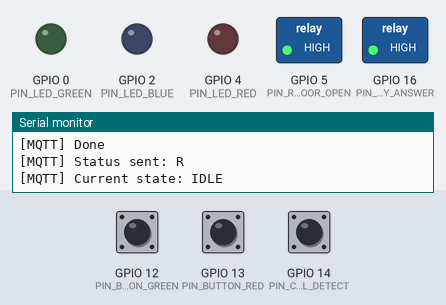
Simulated run of this sketch. Board: ESP8266 (NodeMCU). Parts: switched loads named in the sketch (green lamp = pin HIGH), output pins drawn as LEDs (lit = HIGH), the last lines printed to the serial monitor. Dashed ring = blinking. Inputs (shaded band) come from the test bench; at power-on: GPIO 12 (PIN_BUTTON_GREEN) HIGH, GPIO 14 (PIN_CALL_DETECT) HIGH, GPIO 13 (PIN_BUTTON_RED) HIGH. WiFi joins after 1.5 s; servers stay silent unless stated; storage starts empty; no MQTT or app messages arrive unless stated.

Above: at 3.2 s.
3.3 s: GPIO 12 (PIN_BUTTON_GREEN) pulled LOW for 0.15 s
At 3.38 s:
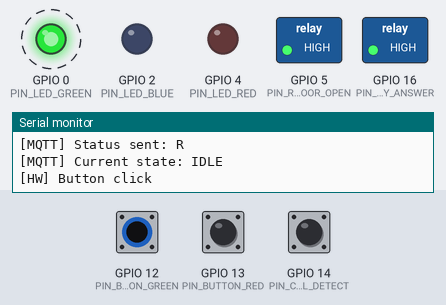
5.2 s: GPIO 14 (PIN_CALL_DETECT) pulled LOW for 0.15 s
At 5.9 s:
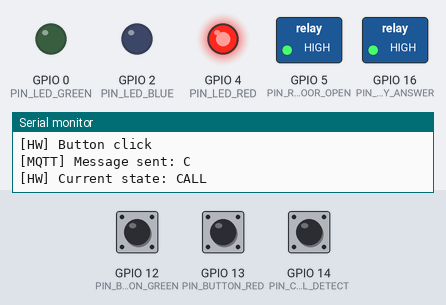
8.3 s: GPIO 13 (PIN_BUTTON_RED) pulled LOW for 0.15 s
At 9.2 s:
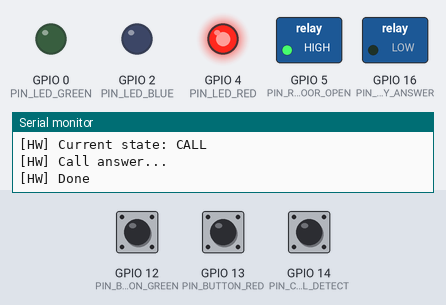
Timing chart, 0 to 11.3 s (numbered marks = the images above; inputs shaded):
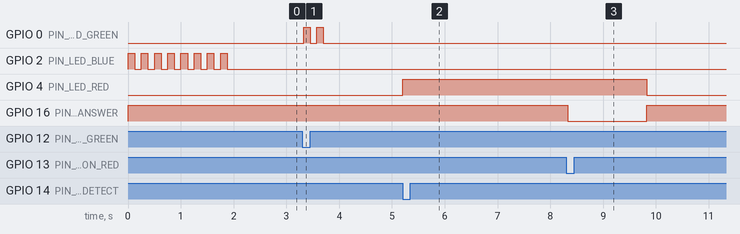

Measured:
- after the input at 3.3 s, GPIO 0 (PIN_LED_GREEN): alternates HIGH for 0.13 s and LOW for 0.13 s, 4 changes in all, then stays LOW, starting at once
- after the input at 5.2 s, GPIO 4 (PIN_LED_RED): LOW → HIGH at once
- after the input at 8.3 s, GPIO 4 (PIN_LED_RED): HIGH → LOW after 1.5 s instead of 0.05 s; GPIO 16 (PIN_RELAY_ANSWER): HIGH → LOW at once, → HIGH 1.5 s later

The sketch:

main.ino
```cpp
#include "inc/include.h"

// Код частично заимствован и переделан
// @see https://github.com/Metori/mqtt_domofon

void setup() {
  hardwareSetup();
  wifiSetup();
  otaSetup();
  mqttSetup();
  webServerSetup();
  domofonSetup();
}

void loop() {
  wifiLoop();
  otaLoop();
  mqttLoop();
  domofonLoop();
}
```

debug.ino
```cpp
#include "inc/include.h"

void DEBUG_LN(const char *text) {
  Serial.println(text);
  webSocket().printfAll("%s\n", text);
}

template<typename... Args>
void DEBUG_F(const char *format, Args... args) {
  Serial.printf(format, args...);
  webSocket().printfAll(format, args...);
}
```

domofon.ino
```cpp
#include "inc/include.h"

EState state = IDLE;
EAction action = NO_ACTION;

Bounce debouncerBtnGreen = Bounce();
Bounce debouncerBtnRed = Bounce();

unsigned long lastCallDetectedTime = 0;

void callAnswer() {
  DEBUG_LN("[HW] Call answer...");
  digitalWrite(PIN_RELAY_DOOR_OPEN, RELAY_OFF);
  digitalWrite(PIN_RELAY_ANSWER, RELAY_ON);
  DEBUG_LN("[HW] Done");
}

void callHangUp() {
  DEBUG_LN("[HW] Hang up...");
  digitalWrite(PIN_RELAY_ANSWER, RELAY_OFF);
  digitalWrite(PIN_RELAY_DOOR_OPEN, RELAY_OFF);
  DEBUG_LN("[HW] Done");
}

void doorOpen() {
  DEBUG_LN("[HW] Door open...");
  digitalWrite(PIN_RELAY_DOOR_OPEN, RELAY_ON);
  delay(RELAY_OPEN_ON_TIME);
  digitalWrite(PIN_RELAY_DOOR_OPEN, RELAY_OFF);
  DEBUG_LN("[HW] Done");
}

void answerAndOpen() {
  callAnswer();
  delay(RELAY_ANSWER_ON_TIME);
  doorOpen();
  delay(RELAY_AFTER_OPEN_ON_TIME);
  callHangUp();
}

void answerAndReject() {
  callAnswer();
  delay(RELAY_ANSWER_ON_TIME);
  callHangUp();
}

void handleIdle(EState oldState) {
  if (oldState != IDLE) {
    mqttSendCommand(MSG_OUT_HANGUP);
    ledOff();
    DEBUG_LN("[HW] Current state: IDLE");
  }

  if (action != NO_ACTION) {
    mqttSendCommand(MSG_OUT_FAIL);
    action = NO_ACTION;
  }

  if (debouncerBtnGreen.fell()) {
    DEBUG_LN("[HW] Button click");
    ledBlink(PIN_LED_GREEN, 2);
  }
}

void handleCall(EState oldState) {
  if (oldState != CALL) {
    action = NO_ACTION;
    mqttSendCommand(MSG_OUT_CALL);
    ledOn(PIN_LED_RED);
    DEBUG_LN("[HW] Current state: CALL");
  }

  if (action == NO_ACTION) {
    if (debouncerBtnRed.fell()) {
      action = REJECT_BY_BUTTON;
    } else if (debouncerBtnGreen.fell()) {
      action = OPEN_BY_BUTTON;
    }
  }

  switch (action) {
    case OPEN_BY_BUTTON:
      answerAndOpen();
      mqttSendCommand(MSG_OUT_OPENED_BY_BUTTON);
      break;

    case REJECT_BY_BUTTON:
      answerAndReject();
      mqttSendCommand(MSG_OUT_REJECTED_BY_BUTTON);
      break;

    case OPEN:
      answerAndOpen();
      mqttSendCommand(MSG_OUT_SUCCESS);
      break;

    case REJECT:
      answerAndReject();
      mqttSendCommand(MSG_OUT_SUCCESS);
      break;

    default:
      break;
  }

  action = NO_ACTION;
}

void setStateIdle() {
  state = IDLE;
}

void setStateCall() {
  state = CALL;
}

void domofonSetup() {
  debouncerBtnGreen.attach(PIN_BUTTON_GREEN);
  debouncerBtnGreen.interval(25);
  debouncerBtnRed.attach(PIN_BUTTON_RED);
  debouncerBtnRed.interval(25);
}

void domofonLoop() {
  debouncerBtnGreen.update();
  debouncerBtnRed.update();

  EState oldState = state;

  if (digitalRead(PIN_CALL_DETECT) == LOW) {
    setStateCall();
    lastCallDetectedTime = millis();
  } else if (millis() - lastCallDetectedTime > CALL_HANGUP_DETECT_DELAY) {
    setStateIdle();
  }

  switch (state) {
    case IDLE:
      handleIdle(oldState);
      break;

    case CALL:
      handleCall(oldState);
      break;
  }
}
```

hardware.ino
```cpp
#include "inc/include.h"

Ticker _defer_restart;

void hardwareSetup() {
  pinMode(PIN_BUTTON_GREEN, INPUT_PULLUP);
  pinMode(PIN_BUTTON_RED, INPUT_PULLUP);
  pinMode(PIN_CALL_DETECT, INPUT_PULLUP);
  pinMode(PIN_LED_RED, OUTPUT);
  pinMode(PIN_LED_GREEN, OUTPUT);
  pinMode(PIN_LED_BLUE, OUTPUT);
  pinMode(PIN_RELAY_ANSWER, OUTPUT);
  pinMode(PIN_RELAY_DOOR_OPEN, OUTPUT);

  digitalWrite(PIN_LED_RED, LED_OFF);
  digitalWrite(PIN_LED_GREEN, LED_OFF);
  digitalWrite(PIN_LED_BLUE, LED_OFF);
  digitalWrite(PIN_RELAY_ANSWER, RELAY_OFF);
  digitalWrite(PIN_RELAY_DOOR_OPEN, RELAY_OFF);
}

void restart() {
  ESP.reset();
}

void deferredRestart(unsigned long delay) {
    _defer_restart.once_ms(delay, restart);
}
```

include.h
```cpp
#include <Arduino.h>
#include <ESP8266WiFi.h>
#include <ArduinoOTA.h>
#include <FS.h>
#include <PubSubClient.h>
#include <Bounce2.h>
#include <ESPAsyncWebServer.h>
#include <Ticker.h>

#include "../config/hardware.h"
#include "../config/software.h"
#include "../config/mqtt.h"
#include "types.h"
```

types.h
```cpp
#ifndef TYPES_H_
#define TYPES_H_

#define LED_ON    HIGH
#define LED_OFF   LOW
#define RELAY_ON  LOW
#define RELAY_OFF HIGH

typedef enum {
  IDLE,
  CALL
} EState;

typedef enum {
  NO_ACTION,
  OPEN,
  OPEN_BY_BUTTON,
  REJECT,
  REJECT_BY_BUTTON
} EAction;

#endif // TYPES_H_
```

led.ino
```cpp
#include "inc/include.h"

void ledBlink(int pin, int count) {
  for (int i = 0; i < count; i++) {
    digitalWrite(pin, LED_ON);
    delay(125);
    digitalWrite(pin, LED_OFF);
    delay(125);
  }
}

void ledOff() {
  digitalWrite(PIN_LED_GREEN, LED_OFF);
  digitalWrite(PIN_LED_RED, LED_OFF);
  digitalWrite(PIN_LED_BLUE, LED_OFF);
}

void ledOn(int pin) {
  ledOff();
  digitalWrite(pin, LED_ON);
}
```

mqtt.ino
```cpp
#include "inc/include.h"

WiFiClient espClient;
PubSubClient mqttClient(espClient);

void mqttSendCommand(const char *msg) {
  mqttClient.publish(MQTT_TOPIC_OUT, msg);
  DEBUG_F("[MQTT] Message sent: %s\n", msg);
}

void mqttSendStatus(const char *msg) {
  mqttClient.publish(MQTT_TOPIC_STATUS, msg, true);
  DEBUG_F("[MQTT] Status sent: %s\n", msg);
}

void onMqttMsgReceived(char* topic, byte* payload, unsigned int len) {
  if (len != 1) {
    char* command = (char*)malloc(len + 2);
    memcpy(command, payload, len);
    command[len] = '\0';

    DEBUG_F("[MQTT] Message received [%u]: %s\n", len, command);
    return;
  }

  char cmd = (char)payload[0];
  DEBUG_F("[MQTT] Command received: %c\n", cmd);

  switch (cmd) {
    case MSG_IN_OPEN:
      action = OPEN;
      break;

    case MSG_IN_REJECT:
      action = REJECT;
      break;

    case MSG_IN_PING:
      mqttSendStatus(MSG_STATUS_READY);
      break;

    default:
      DEBUG_LN("[MQTT] Unknown command");
      break;
  }
}

void mqttConnect() {
  DEBUG_F("[MQTT] (Re)connecting to server on %s...\n", MQTT_SERVER_ADDR);

  for (int i = 0; !mqttClient.connected(); i++) {
    // Если не получилось за 5 попыток - перезагружаемся
    if (i >= 5) {
      ESP.restart();
      return;
    }

    if (!mqttClient.connect(MQTT_CLIENT_ID, MQTT_USER_NAME, MQTT_USER_PASSWORD, MQTT_TOPIC_STATUS, 0, 1, MSG_STATUS_LAST_WILL)) {
      // Ждем 2 секунды
      DEBUG_F(".");
      ledBlink(PIN_LED_GREEN, 8);
    }
  }

  DEBUG_LN("\n[MQTT] Done");
  mqttSendStatus(MSG_STATUS_READY);
  mqttClient.subscribe(MQTT_TOPIC_IN);

  setStateIdle();
  DEBUG_LN("[MQTT] Current state: IDLE");
}

void mqttStop() {
  mqttClient.disconnect();
  ledOff();
}

void mqttSetup() {
  mqttClient.setServer(MQTT_SERVER_ADDR, MQTT_SERVER_PORT);
  mqttClient.setCallback(onMqttMsgReceived);
  mqttConnect();
}

void mqttLoop() {
  if (!mqttClient.connected()) {
    mqttConnect();
  }
  mqttClient.loop();
}
```

ota.ino
```cpp
#include "inc/include.h"

void otaSetup() {
  ArduinoOTA.setHostname(HOST_NAME);
  ArduinoOTA.setPort(OTA_PORT);

  ArduinoOTA.setPassword(HOST_PASSWORD);

  ArduinoOTA.onStart([]() {
    DEBUG_LN("[OTA] Start update");
    webServerStop();
    mqttStop();
  });

  ArduinoOTA.onEnd([]() {
    DEBUG_LN("[OTA] End update");
  });

  ArduinoOTA.onProgress([](unsigned int progress, unsigned int total) {
    DEBUG_F("[OTA] Progress: %u%%\n", (progress / (total / 100)));
  });

  ArduinoOTA.onError([](ota_error_t error) {
    String type;
    switch (error) {
      //  "Ошибка при аутентификации"
      case OTA_AUTH_ERROR:
        type = "Auth Failed";
        break;
      //  "Ошибка при начале OTA-апдейта"
      case OTA_BEGIN_ERROR:
        type = "Begin Failed";
        break;
      //  "Ошибка при подключении"
      case OTA_CONNECT_ERROR:
        type = "Connect Failed";
        break;
      //  "Ошибка при получении данных"
      case OTA_RECEIVE_ERROR:
        type = "Receive Failed";
        break;
      //  "Ошибка при завершении OTA-апдейта"
      case OTA_END_ERROR:
        type = "End Failed";
        break;
      default:
        type = "Unknown";
    }

    DEBUG_F("[OTA] Error[%u]: %s\n", error, type.c_str());
  });

  ArduinoOTA.begin();
}

void otaLoop() {
  ArduinoOTA.handle();
}
```

server.ino
```cpp
#include "inc/include.h"

AsyncWebServer _server(80);
AsyncWebSocket _ws("/ws");

AsyncWebSocket webSocket() {
    return _ws;
}

void _wsEvent(AsyncWebSocket * server, AsyncWebSocketClient * client, AwsEventType type, void * arg, uint8_t *data, size_t len) {
  uint32_t id = client->id();

  switch (type) {
    case WS_EVT_CONNECT:
      DEBUG_F("[WS] Client connected - ID: %u\n", id);
      client->ping();
      break;

    case WS_EVT_DISCONNECT:
      DEBUG_F("[WS] Client disconnected - ID: %u\n", id);
      break;

    case WS_EVT_ERROR:
      DEBUG_F("[WS] Error - ID: %u, code: %u, error: %s\n", id, *((uint16_t*)arg), (char*)data);
      break;

    case WS_EVT_PONG:
      DEBUG_F("[WS] Pong - ID: %u\n", id);
      break;

    case WS_EVT_DATA:
      AwsFrameInfo * info = (AwsFrameInfo*)arg;
      if (info->final && info->index == 0 && info->len == len) {
        if (info->opcode == WS_TEXT) {
          DEBUG_F("[WS] Message received - ID: %u, message: %s\n", id, (char*)data);
        } else {
          DEBUG_F("[WS] Bynary messages not supported - ID: %u\n", id);
        }
      } else if (info->final && (info->index + len) == info->len) {
        DEBUG_F("[WS] Message too long - ID: %u\n", id);
      }
      break;
  }
}

void webServerStop() {
  DEBUG_LN("[WS] Server stopped");
  SPIFFS.end();
  _ws.enable(false);
  _ws.closeAll(1012);
}

void webServerSetup() {
  SPIFFS.begin();

  _server.rewrite("/", "/index.html");
  _server.onNotFound([](AsyncWebServerRequest *request) {
    request->send(404, "text/plain", "404: Not Found");
  });
  _server.on("/restart", HTTP_POST, [](AsyncWebServerRequest *request) {
    request->send(200);
    DEBUG_LN("Restarting...");
    webServerStop();
    mqttStop();
    deferredRestart(200);
  });
  _server.serveStatic("/", SPIFFS, "/");
  _server.begin();

  _ws.onEvent(_wsEvent);
  _server.addHandler(&_ws);
}
```

wifi.ino
```cpp
#include "inc/include.h"

void wifiDisconnect() {
  WiFi.disconnect();
  ledOff();
}

void wifiConnect() {
  DEBUG_F("[WIFI] (Re)connecting to \"%s\"\n", WIFI_SSID);

  WiFi.mode(WIFI_STA);
  WiFi.hostname(HOST_NAME);
  WiFi.begin(WIFI_SSID, WIFI_PASSWORD);

  for (int i = 0; WiFi.status() != WL_CONNECTED; i++) {
    // Если не получилось за 5 попыток - перезагружаемся
    if (i >= 5) {
      ESP.restart();
      return;
    }

    // Ждем 2 секунды
    DEBUG_F(".");
    ledBlink(PIN_LED_BLUE, 8);
  }

  DEBUG_LN("\n[WIFI] Done");
  DEBUG_F("[WIFI] IP address: %s\n", WiFi.localIP().toString().c_str());
}

void wifiReconnect() {
  wifiDisconnect();
  wifiConnect();
}

void wifiSetup() {
  wifiConnect();
}

void wifiLoop() {
  if (WiFi.status() != WL_CONNECTED) {
    wifiReconnect();
  }
}
```

hardware.h
```cpp
#ifndef HW_H_
#define HW_H_

// Hardware configuration
#define PIN_RELAY_ANSWER      16  //D0
#define PIN_RELAY_DOOR_OPEN   5   //D1

#define PIN_LED_RED           4   //D2
#define PIN_LED_GREEN         0   //D3
#define PIN_LED_BLUE          2   //D4

#define PIN_CALL_DETECT       14  //D5

#define PIN_BUTTON_GREEN      12  //D6
#define PIN_BUTTON_RED        13  //D7

#endif // HW_H_
```

mqtt.h
```cpp
#ifndef MQTT_H_
#define MQTT_H_

// High level protocol messages
#define MSG_STATUS_READY            "R" // ready; sent after successfull boot-up or after receiving of 'P' message
#define MSG_STATUS_LAST_WILL        "L" // last will message; send when device goes offline

#define MSG_OUT_CALL                "C" // call; sent after detecting of incoming intercom call
#define MSG_OUT_HANGUP              "H" // hangup; sent after detected incoming call finished
#define MSG_OUT_OPENED_BY_BUTTON    "B" // button; sent when "door open" has been performed by green hw button press
#define MSG_OUT_REJECTED_BY_BUTTON  "J" // reJected; sent when incoming call has been rejected by red hw button press
#define MSG_OUT_SUCCESS             "S" // success; sent in response to 'O' or 'N' command
#define MSG_OUT_FAIL                "F" // fail; sent in response to 'O' or 'N' command (this means that 'O' or 'N' command has been received but no incoming call detected)

#define MSG_IN_OPEN                 'O' // door open command
#define MSG_IN_REJECT               'N' // call reject command (door will not open)
#define MSG_IN_PING                 'P' // ping command (answers with 'R')

#endif // MQTT_H_
```

software.h
```cpp
#ifndef SW_H_
#define SW_H_

// Software configuration
#define HOST_NAME                 "domofon"
#define HOST_PASSWORD             "domofon"
#define OTA_PORT                  8266
#define WIFI_SSID                 ""
#define WIFI_PASSWORD             ""

#define MQTT_SERVER_ADDR          ""
#define MQTT_SERVER_PORT          1883
#define MQTT_USER_NAME            ""
#define MQTT_USER_PASSWORD        ""
#define MQTT_CLIENT_ID            "domofon"
#define MQTT_TOPIC_IN             "domofon/in"
#define MQTT_TOPIC_OUT            "domofon/out"
#define MQTT_TOPIC_STATUS         "domofon/status"

#define CALL_HANGUP_DETECT_DELAY  3000
#define RELAY_ANSWER_ON_TIME      1500
#define RELAY_OPEN_ON_TIME        600
#define RELAY_AFTER_OPEN_ON_TIME  500

#endif // SW_H_
```
